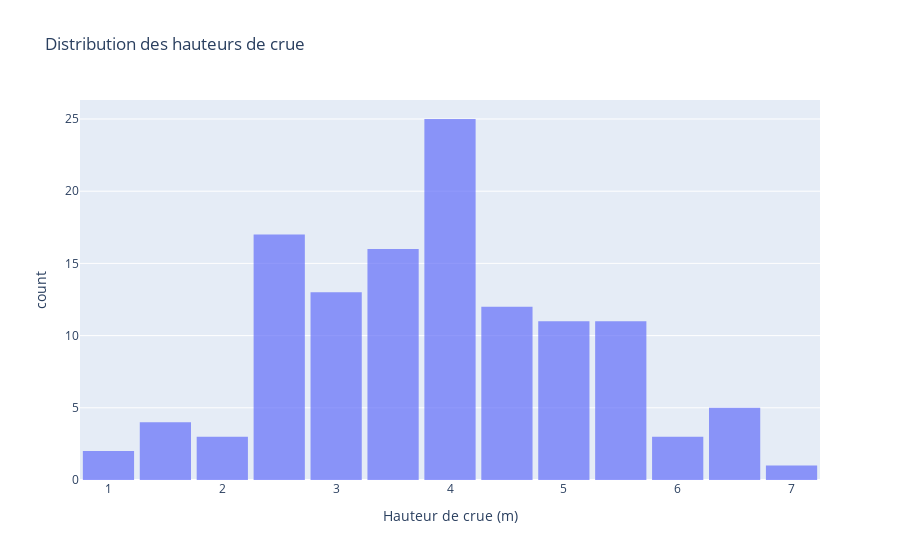
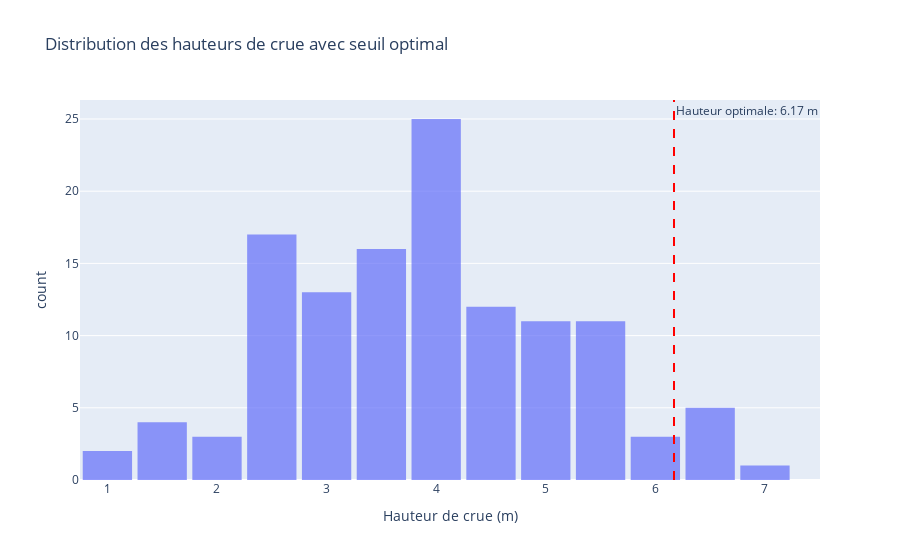

The notebook cell saved with these charts, in order:
### Markdown cell above
### Détermination de la Hauteur Optimale de la Digue

 🎯 Objectif : Nous cherchons à déterminer la hauteur optimale de la digue en analysant la distribution des hauteurs de crues.

 📌 Méthodologie : Calculer le **percentile 95%** des hauteurs de crues.

 💡 Interprétation : Une digue dimensionnée selon le **percentile 95%** couvre 95% des crues historiques. **5% des crues** risquent encore de dépasser cette hauteur, mais cela réduit considérablement les coûts de construction.

### Code cell
visualize_distribution(df)

#---hauteur optimale----
hauteur_opt = get_optimal_digue_height(df)
print(f"Hauteur optimale de la digue : {hauteur_opt:.2f} m")

#---seuil optimal---
visualize_distribution_with_threshold(df, hauteur_opt)

### Figure 1 — Plotly figure (JSON) as saved in the notebook; plotly's stock layout.template omitted (floating-point values rounded to 4 significant figures)
{"data": [{"bingroup": "x", "hovertemplate": "Hauteur de crue (m)=%{x}<br>count=%{y}<extra></extra>", "legendgroup": "", "marker": {"color": "#636efa", "opacity": 0.7, "pattern": {"shape": ""}}, "name": "", "nbinsx": 20, "orientation": "v", "showlegend": false, "type": "histogram", "x": [4.0, 4.5, 4.3, 1.7, 3.4, 3.4, 4.1, 4.1, 5.3, 4.1, 3.9, 3.8, 5.4, 1.7, 3.7, 4.9, 3.3, 6.3, 4.0, 5.5, 4.0, 5.8, 4.1, 3.4, 4.7, 6.2, 5.7, 5.2, 2.6, 5.6, 5.5, 4.8, 3.9, 6.7, 5.3, 4.2, 2.6, 4.2, 3.3, 3.8, 3.5, 4.7, 2.5, 4.3, 4.1, 3.9, 4.1, 3.6, 4.1, 2.1, 4.1, 3.3, 3.1, 3.6, 3.2, 2.5, 6.7, 2.5, 2.3, 2.1, 4.7, 5.1, 6.4, 4.9, 3.4, 4.8, 4.4, 5.6, 2.9, 3.3, 3.2, 3.7, 5.3, 4.5, 4.0, 4.8, 4.6, 1.0, 3.1, 2.4, 2.8, 2.7, 4.5, 3.2, 3.7, 2.5, 2.6, 1.8, 1.4, 5.4, 6.6, 4.0, 2.7, 4.9, 5.3, 5.1, 3.8, 5.9, 3.1, 3.4, 4.1, 2.5, 2.5, 4.8, 3.1, 2.4, 3.9, 2.5, 4.5, 4.2, 1.5, 1.0, 4.0, 3.1, 3.0, 3.0, 5.1, 4.5, 3.1, 7.2, 3.5, 2.5, 2.5], "xaxis": "x", "yaxis": "y"}], "layout": {"bargap": 0.1, "barmode": "relative", "legend": {"tracegroupgap": 0}, "title": {"text": "Distribution des hauteurs de crue"}, "xaxis": {"anchor": "y", "domain": [0, 1], "title": {"text": "Hauteur de crue (m)"}}, "yaxis": {"anchor": "x", "domain": [0, 1], "title": {"text": "count"}}}}

### Figure 2 — Plotly figure (JSON) as saved in the notebook; plotly's stock layout.template omitted (floating-point values rounded to 4 significant figures)
{"data": [{"bingroup": "x", "hovertemplate": "Hauteur de crue (m)=%{x}<br>count=%{y}<extra></extra>", "legendgroup": "", "marker": {"color": "#636efa", "opacity": 0.7, "pattern": {"shape": ""}}, "name": "", "nbinsx": 20, "orientation": "v", "showlegend": false, "type": "histogram", "x": [4.0, 4.5, 4.3, 1.7, 3.4, 3.4, 4.1, 4.1, 5.3, 4.1, 3.9, 3.8, 5.4, 1.7, 3.7, 4.9, 3.3, 6.3, 4.0, 5.5, 4.0, 5.8, 4.1, 3.4, 4.7, 6.2, 5.7, 5.2, 2.6, 5.6, 5.5, 4.8, 3.9, 6.7, 5.3, 4.2, 2.6, 4.2, 3.3, 3.8, 3.5, 4.7, 2.5, 4.3, 4.1, 3.9, 4.1, 3.6, 4.1, 2.1, 4.1, 3.3, 3.1, 3.6, 3.2, 2.5, 6.7, 2.5, 2.3, 2.1, 4.7, 5.1, 6.4, 4.9, 3.4, 4.8, 4.4, 5.6, 2.9, 3.3, 3.2, 3.7, 5.3, 4.5, 4.0, 4.8, 4.6, 1.0, 3.1, 2.4, 2.8, 2.7, 4.5, 3.2, 3.7, 2.5, 2.6, 1.8, 1.4, 5.4, 6.6, 4.0, 2.7, 4.9, 5.3, 5.1, 3.8, 5.9, 3.1, 3.4, 4.1, 2.5, 2.5, 4.8, 3.1, 2.4, 3.9, 2.5, 4.5, 4.2, 1.5, 1.0, 4.0, 3.1, 3.0, 3.0, 5.1, 4.5, 3.1, 7.2, 3.5, 2.5, 2.5], "xaxis": "x", "yaxis": "y"}], "layout": {"annotations": [{"showarrow": false, "text": "Hauteur optimale: 6.17 m", "x": 6.17, "xanchor": "left", "xref": "x", "y": 1, "yanchor": "top", "yref": "y domain"}], "bargap": 0.1, "barmode": "relative", "legend": {"tracegroupgap": 0}, "shapes": [{"line": {"color": "red", "dash": "dash"}, "type": "line", "x0": 6.17, "x1": 6.17, "xref": "x", "y0": 0, "y1": 1, "yref": "y domain"}], "title": {"text": "Distribution des hauteurs de crue avec seuil optimal"}, "xaxis": {"anchor": "y", "domain": [0, 1], "title": {"text": "Hauteur de crue (m)"}}, "yaxis": {"anchor": "x", "domain": [0, 1], "title": {"text": "count"}}}}
